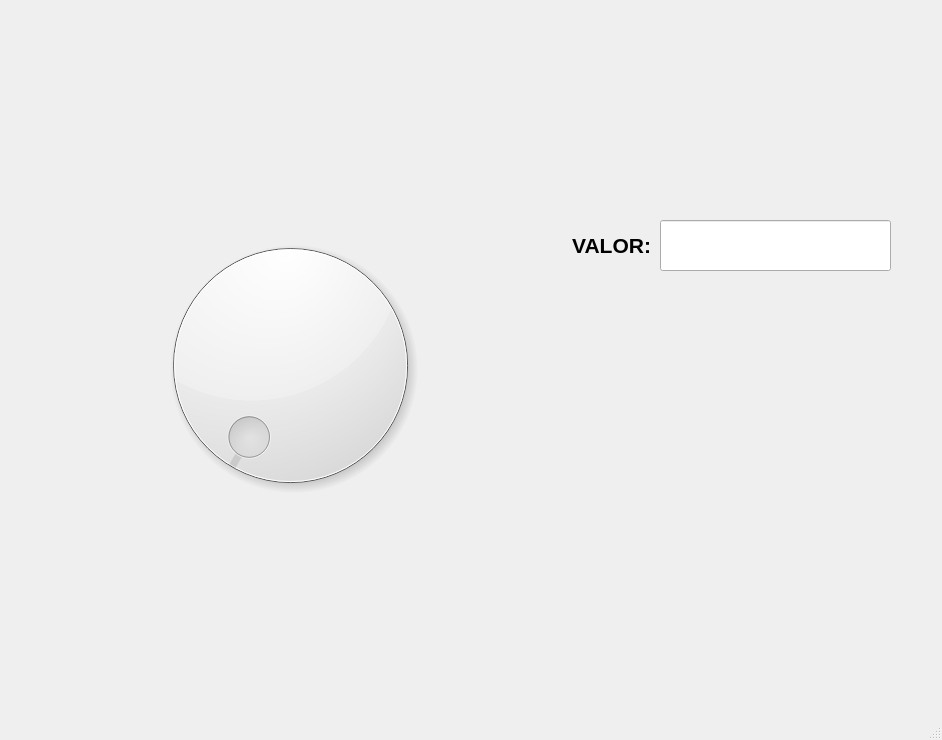
<?xml version="1.0" encoding="UTF-8"?>
<ui version="4.0">
 <class>MainWindow</class>
 <widget class="QMainWindow" name="MainWindow">
  <property name="geometry">
   <rect>
    <x>0</x>
    <y>0</y>
    <width>942</width>
    <height>740</height>
   </rect>
  </property>
  <property name="windowTitle">
   <string>MainWindow</string>
  </property>
  <widget class="QWidget" name="centralwidget">
   <widget class="QDial" name="dial">
    <property name="geometry">
     <rect>
      <x>130</x>
      <y>220</y>
      <width>321</width>
      <height>291</height>
     </rect>
    </property>
    <property name="orientation">
     <enum>Qt::Horizontal</enum>
    </property>
   </widget>
   <widget class="QLabel" name="label_2">
    <property name="geometry">
     <rect>
      <x>500</x>
      <y>220</y>
      <width>151</width>
      <height>51</height>
     </rect>
    </property>
    <property name="font">
     <font>
      <pointsize>16</pointsize>
      <weight>75</weight>
      <bold>true</bold>
     </font>
    </property>
    <property name="text">
     <string>VALOR:</string>
    </property>
    <property name="alignment">
     <set>Qt::AlignRight|Qt::AlignTrailing|Qt::AlignVCenter</set>
    </property>
   </widget>
   <widget class="QLineEdit" name="txt_valor">
    <property name="geometry">
     <rect>
      <x>660</x>
      <y>220</y>
      <width>231</width>
      <height>51</height>
     </rect>
    </property>
    <property name="font">
     <font>
      <pointsize>16</pointsize>
      <weight>75</weight>
      <bold>true</bold>
     </font>
    </property>
    <property name="alignment">
     <set>Qt::AlignCenter</set>
    </property>
   </widget>
   <widget class="QLabel" name="label_4">
    <property name="geometry">
     <rect>
      <x>0</x>
      <y>0</y>
      <width>111</width>
      <height>121</height>
     </rect>
    </property>
    <property name="text">
     <string/>
    </property>
    <property name="pixmap">
     <pixmap resource="recursos_proyecto.qrc">:/NUMEROS/Imagenes/Boca_Juniors_logo18.svg.png</pixmap>
    </property>
    <property name="scaledContents">
     <bool>true</bool>
    </property>
   </widget>
   <widget class="QLabel" name="label_5">
    <property name="geometry">
     <rect>
      <x>820</x>
      <y>0</y>
      <width>121</width>
      <height>131</height>
     </rect>
    </property>
    <property name="text">
     <string/>
    </property>
    <property name="pixmap">
     <pixmap resource="recursos_proyecto.qrc">:/LOGO/Imagenes/HD-wallpaper-bob-esponja-mafioso-bob-esponja-gangster-mafioso-meme.jpg</pixmap>
    </property>
    <property name="scaledContents">
     <bool>true</bool>
    </property>
   </widget>
   <widget class="QLabel" name="label_6">
    <property name="geometry">
     <rect>
      <x>110</x>
      <y>0</y>
      <width>701</width>
      <height>81</height>
     </rect>
    </property>
    <property name="text">
     <string/>
    </property>
    <property name="pixmap">
     <pixmap resource="recursos_proyecto.qrc">:/UAT_FIANS/Imagenes/FIANS.png</pixmap>
    </property>
    <property name="scaledContents">
     <bool>true</bool>
    </property>
   </widget>
  </widget>
  <widget class="QMenuBar" name="menubar">
   <property name="geometry">
    <rect>
     <x>0</x>
     <y>0</y>
     <width>942</width>
     <height>22</height>
    </rect>
   </property>
  </widget>
  <widget class="QStatusBar" name="statusbar"/>
 </widget>
 <resources>
  <include location="recursos_proyecto.qrc"/>
 </resources>
 <connections/>
</ui>
